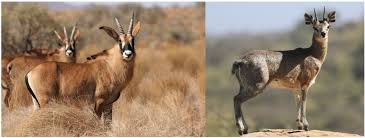
#> input picture annotator02/Model_traning_Area/animal_model_area/test/antelope/antelope_655.jpg, 365 x 138 px; its folder holds only this picture in this run
$ python -i motion_detection.py   (imports and definitions only)
#> lines starting #> are read from the running program, lines starting #| are printed output that depends on the picture; after the words box and inside, x2 and y2 are one past the last pixel; in counts of white or black regions, pixels touching at a corner belong together
#> further down, picture is the input picture: shape (138, 365, 3); mean B, G, R 110.2, 131.4, 152.1
import cv2
import numpy as np

def detect_motion(frame):
    """Detects significant motion while ignoring lighting changes and wind-based movements."""
    # Initialize background subtractor
    fgbg = cv2.createBackgroundSubtractorMOG2(history=500, varThreshold=30, detectShadows=True) # change to 30 instead of 25
    MOTION_THRESHOLD = 27  # Ignore small movements
    NOISE_FILTER_RATIO = 0.15  # Ignore minor environmental noise
    FRAME_SKIP = 5  # Process every 5th frame for efficiency

    global prev_frame

    if frame is None:
        return False  # Ensure frame is valid

    motion_detected = False

    try:
        # Preprocess frame
        gray = cv2.cvtColor(frame, cv2.COLOR_BGR2GRAY)
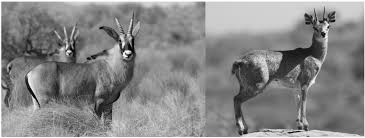
#> gray: shape (138, 365); min 0, max 255, mean 135.2
        blurred = cv2.GaussianBlur(gray, (5, 5), 0)
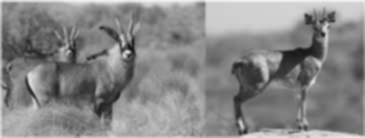
#> blurred: shape (138, 365); min 17, max 241, mean 134.8

        # Apply background subtraction
        fgmask = fgbg.apply(blurred)
#> fgmask: shape (138, 365); every value is 127

        # Morphological filtering to reduce noise
        kernel = np.ones((3, 3), np.uint8)
        fgmask = cv2.morphologyEx(fgmask, cv2.MORPH_OPEN, kernel)

        # Edge detection
        edges = cv2.Canny(gray, 50, 150)
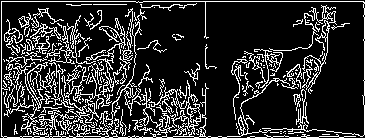
#> edges: shape (138, 365); 18% white in thin lines or dots
        fgmask = cv2.bitwise_and(fgmask, edges)
#> fgmask: shape (138, 365); values 0 (black) and 127 (white), 18% white in thin lines or dots

        # Contour detection
        contours, _ = cv2.findContours(fgmask, cv2.RETR_EXTERNAL, cv2.CHAIN_APPROX_SIMPLE)
#> contours = 10 contours, 9 with area under 20; largest, box (x1, y1, x2, y2) and area: (1, 1, 365, 138) 48480
        filtered_contours = [cnt for cnt in contours if cv2.contourArea(cnt) > MOTION_THRESHOLD]
#> filtered_contours = 1 contour; box (x1, y1, x2, y2) and area: (1, 1, 365, 138) 48480

        # Optical Flow Filtering - Only if we have contours and a previous frame
        if filtered_contours and prev_frame is not None:
            try:
                prev_gray = cv2.cvtColor(prev_frame, cv2.COLOR_BGR2GRAY)
                # Ensure both frames have the same dimensions
                if prev_gray.shape == gray.shape:
                    flow = cv2.calcOpticalFlowFarneback(
                        prev_gray, gray, None,
                        0.5, 3, 15, 3, 5, 1.2, 0
                    )
                    mag, _ = cv2.cartToPolar(flow[..., 0], flow[..., 1])
                    movement_magnitude = np.mean(mag)

                    if movement_magnitude > NOISE_FILTER_RATIO * 2:
                        motion_detected = True
            except Exception as flow_error:
                print(f"Optical flow error: {flow_error}")
                motion_detected = False

        # Update previous frame
        prev_frame = frame.copy()

    except Exception as e:
        print(f"Error in motion detection: {e}")
        motion_detected = False

    return motion_detected

>>> import cv2
>>> picture = cv2.imread('../../annotator02/Model_traning_Area/animal_model_area/test/antelope/antelope_655.jpg')
>>> result = detect_motion(picture)
#> result = False
